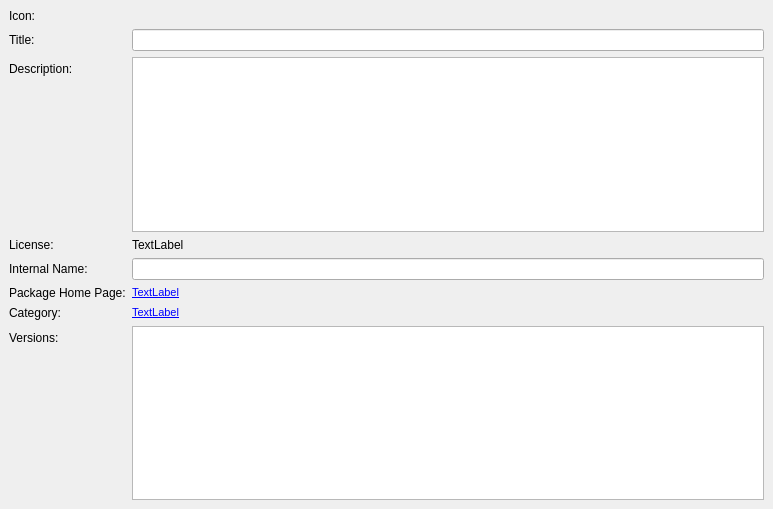
<?xml version="1.0" encoding="UTF-8"?>
<ui version="4.0">
 <class>PackageFrame</class>
 <widget class="QFrame" name="PackageFrame">
  <property name="geometry">
   <rect>
    <x>0</x>
    <y>0</y>
    <width>773</width>
    <height>509</height>
   </rect>
  </property>
  <property name="windowTitle">
   <string>Frame</string>
  </property>
  <property name="frameShape">
   <enum>QFrame::NoFrame</enum>
  </property>
  <property name="frameShadow">
   <enum>QFrame::Plain</enum>
  </property>
  <property name="lineWidth">
   <number>0</number>
  </property>
  <layout class="QHBoxLayout" name="horizontalLayout">
   <property name="margin">
    <number>0</number>
   </property>
   <item>
    <widget class="QScrollArea" name="scrollArea">
     <property name="frameShape">
      <enum>QFrame::NoFrame</enum>
     </property>
     <property name="widgetResizable">
      <bool>true</bool>
     </property>
     <widget class="QWidget" name="scrollAreaWidgetContents">
      <property name="geometry">
       <rect>
        <x>0</x>
        <y>0</y>
        <width>773</width>
        <height>509</height>
       </rect>
      </property>
      <layout class="QFormLayout" name="formLayout">
       <property name="fieldGrowthPolicy">
        <enum>QFormLayout::AllNonFixedFieldsGrow</enum>
       </property>
       <item row="0" column="0">
        <widget class="QLabel" name="label_6">
         <property name="text">
          <string>Icon:</string>
         </property>
        </widget>
       </item>
       <item row="0" column="1">
        <widget class="QLabel" name="labelIcon">
         <property name="text">
          <string/>
         </property>
        </widget>
       </item>
       <item row="1" column="0">
        <widget class="QLabel" name="label">
         <property name="text">
          <string>Title:</string>
         </property>
         <property name="buddy">
          <cstring>lineEditTitle</cstring>
         </property>
        </widget>
       </item>
       <item row="1" column="1">
        <widget class="QLineEdit" name="lineEditTitle">
         <property name="readOnly">
          <bool>true</bool>
         </property>
        </widget>
       </item>
       <item row="2" column="0">
        <widget class="QLabel" name="label_5">
         <property name="text">
          <string>Description:</string>
         </property>
         <property name="buddy">
          <cstring>textEditDescription</cstring>
         </property>
        </widget>
       </item>
       <item row="2" column="1">
        <widget class="QTextEdit" name="textEditDescription">
         <property name="sizePolicy">
          <sizepolicy hsizetype="Expanding" vsizetype="Expanding">
           <horstretch>0</horstretch>
           <verstretch>1</verstretch>
          </sizepolicy>
         </property>
         <property name="readOnly">
          <bool>true</bool>
         </property>
        </widget>
       </item>
       <item row="3" column="0">
        <widget class="QLabel" name="label_4">
         <property name="text">
          <string>License:</string>
         </property>
        </widget>
       </item>
       <item row="3" column="1">
        <widget class="QLabel" name="labelLicense">
         <property name="focusPolicy">
          <enum>Qt::StrongFocus</enum>
         </property>
         <property name="text">
          <string>TextLabel</string>
         </property>
         <property name="textInteractionFlags">
          <set>Qt::LinksAccessibleByMouse|Qt::TextSelectableByKeyboard|Qt::TextSelectableByMouse</set>
         </property>
        </widget>
       </item>
       <item row="4" column="0">
        <widget class="QLabel" name="label_3">
         <property name="text">
          <string>Internal Name:</string>
         </property>
         <property name="buddy">
          <cstring>lineEditInternalName</cstring>
         </property>
        </widget>
       </item>
       <item row="4" column="1">
        <widget class="QLineEdit" name="lineEditInternalName">
         <property name="readOnly">
          <bool>true</bool>
         </property>
        </widget>
       </item>
       <item row="5" column="0">
        <widget class="QLabel" name="label_14">
         <property name="text">
          <string>Package Home Page:</string>
         </property>
        </widget>
       </item>
       <item row="5" column="1">
        <widget class="QLabel" name="labelHomePage">
         <property name="mouseTracking">
          <bool>true</bool>
         </property>
         <property name="focusPolicy">
          <enum>Qt::StrongFocus</enum>
         </property>
         <property name="text">
          <string>&lt;!DOCTYPE HTML PUBLIC &quot;-//W3C//DTD HTML 4.0//EN&quot; &quot;http://www.w3.org/TR/REC-html40/strict.dtd&quot;&gt;
&lt;html&gt;&lt;head&gt;&lt;meta name=&quot;qrichtext&quot; content=&quot;1&quot; /&gt;&lt;style type=&quot;text/css&quot;&gt;
p, li { white-space: pre-wrap; }
&lt;/style&gt;&lt;/head&gt;&lt;body style=&quot; font-family:'MS Shell Dlg 2'; font-size:8.25pt; font-weight:400; font-style:normal;&quot;&gt;
&lt;p style=&quot; margin-top:0px; margin-bottom:0px; margin-left:0px; margin-right:0px; -qt-block-indent:0; text-indent:0px;&quot;&gt;&lt;a href=&quot;http://www.test.de&quot;&gt;&lt;span style=&quot; text-decoration: underline; color:#0000ff;&quot;&gt;TextLabel&lt;/span&gt;&lt;/a&gt;&lt;/p&gt;&lt;/body&gt;&lt;/html&gt;</string>
         </property>
         <property name="openExternalLinks">
          <bool>true</bool>
         </property>
         <property name="textInteractionFlags">
          <set>Qt::LinksAccessibleByMouse|Qt::TextSelectableByKeyboard|Qt::TextSelectableByMouse</set>
         </property>
        </widget>
       </item>
       <item row="7" column="0">
        <widget class="QLabel" name="label_15">
         <property name="text">
          <string>Category:</string>
         </property>
        </widget>
       </item>
       <item row="7" column="1">
        <widget class="QLabel" name="labelCategory">
         <property name="mouseTracking">
          <bool>true</bool>
         </property>
         <property name="focusPolicy">
          <enum>Qt::StrongFocus</enum>
         </property>
         <property name="text">
          <string>&lt;!DOCTYPE HTML PUBLIC &quot;-//W3C//DTD HTML 4.0//EN&quot; &quot;http://www.w3.org/TR/REC-html40/strict.dtd&quot;&gt;
&lt;html&gt;&lt;head&gt;&lt;meta name=&quot;qrichtext&quot; content=&quot;1&quot; /&gt;&lt;style type=&quot;text/css&quot;&gt;
p, li { white-space: pre-wrap; }
&lt;/style&gt;&lt;/head&gt;&lt;body style=&quot; font-family:'MS Shell Dlg 2'; font-size:8.25pt; font-weight:400; font-style:normal;&quot;&gt;
&lt;p style=&quot; margin-top:0px; margin-bottom:0px; margin-left:0px; margin-right:0px; -qt-block-indent:0; text-indent:0px;&quot;&gt;&lt;a href=&quot;http://www.test.de&quot;&gt;&lt;span style=&quot; text-decoration: underline; color:#0000ff;&quot;&gt;TextLabel&lt;/span&gt;&lt;/a&gt;&lt;/p&gt;&lt;/body&gt;&lt;/html&gt;</string>
         </property>
         <property name="openExternalLinks">
          <bool>true</bool>
         </property>
         <property name="textInteractionFlags">
          <set>Qt::LinksAccessibleByMouse|Qt::TextSelectableByKeyboard|Qt::TextSelectableByMouse</set>
         </property>
        </widget>
       </item>
       <item row="8" column="0">
        <widget class="QLabel" name="label_2">
         <property name="text">
          <string>Versions:</string>
         </property>
        </widget>
       </item>
       <item row="8" column="1">
        <widget class="QTableWidget" name="tableWidgetVersions">
         <property name="sizePolicy">
          <sizepolicy hsizetype="Expanding" vsizetype="Expanding">
           <horstretch>0</horstretch>
           <verstretch>1</verstretch>
          </sizepolicy>
         </property>
         <property name="contextMenuPolicy">
          <enum>Qt::ActionsContextMenu</enum>
         </property>
         <property name="editTriggers">
          <set>QAbstractItemView::NoEditTriggers</set>
         </property>
         <property name="tabKeyNavigation">
          <bool>false</bool>
         </property>
         <property name="selectionBehavior">
          <enum>QAbstractItemView::SelectRows</enum>
         </property>
        </widget>
       </item>
      </layout>
     </widget>
    </widget>
   </item>
  </layout>
 </widget>
 <resources/>
 <connections/>
</ui>
